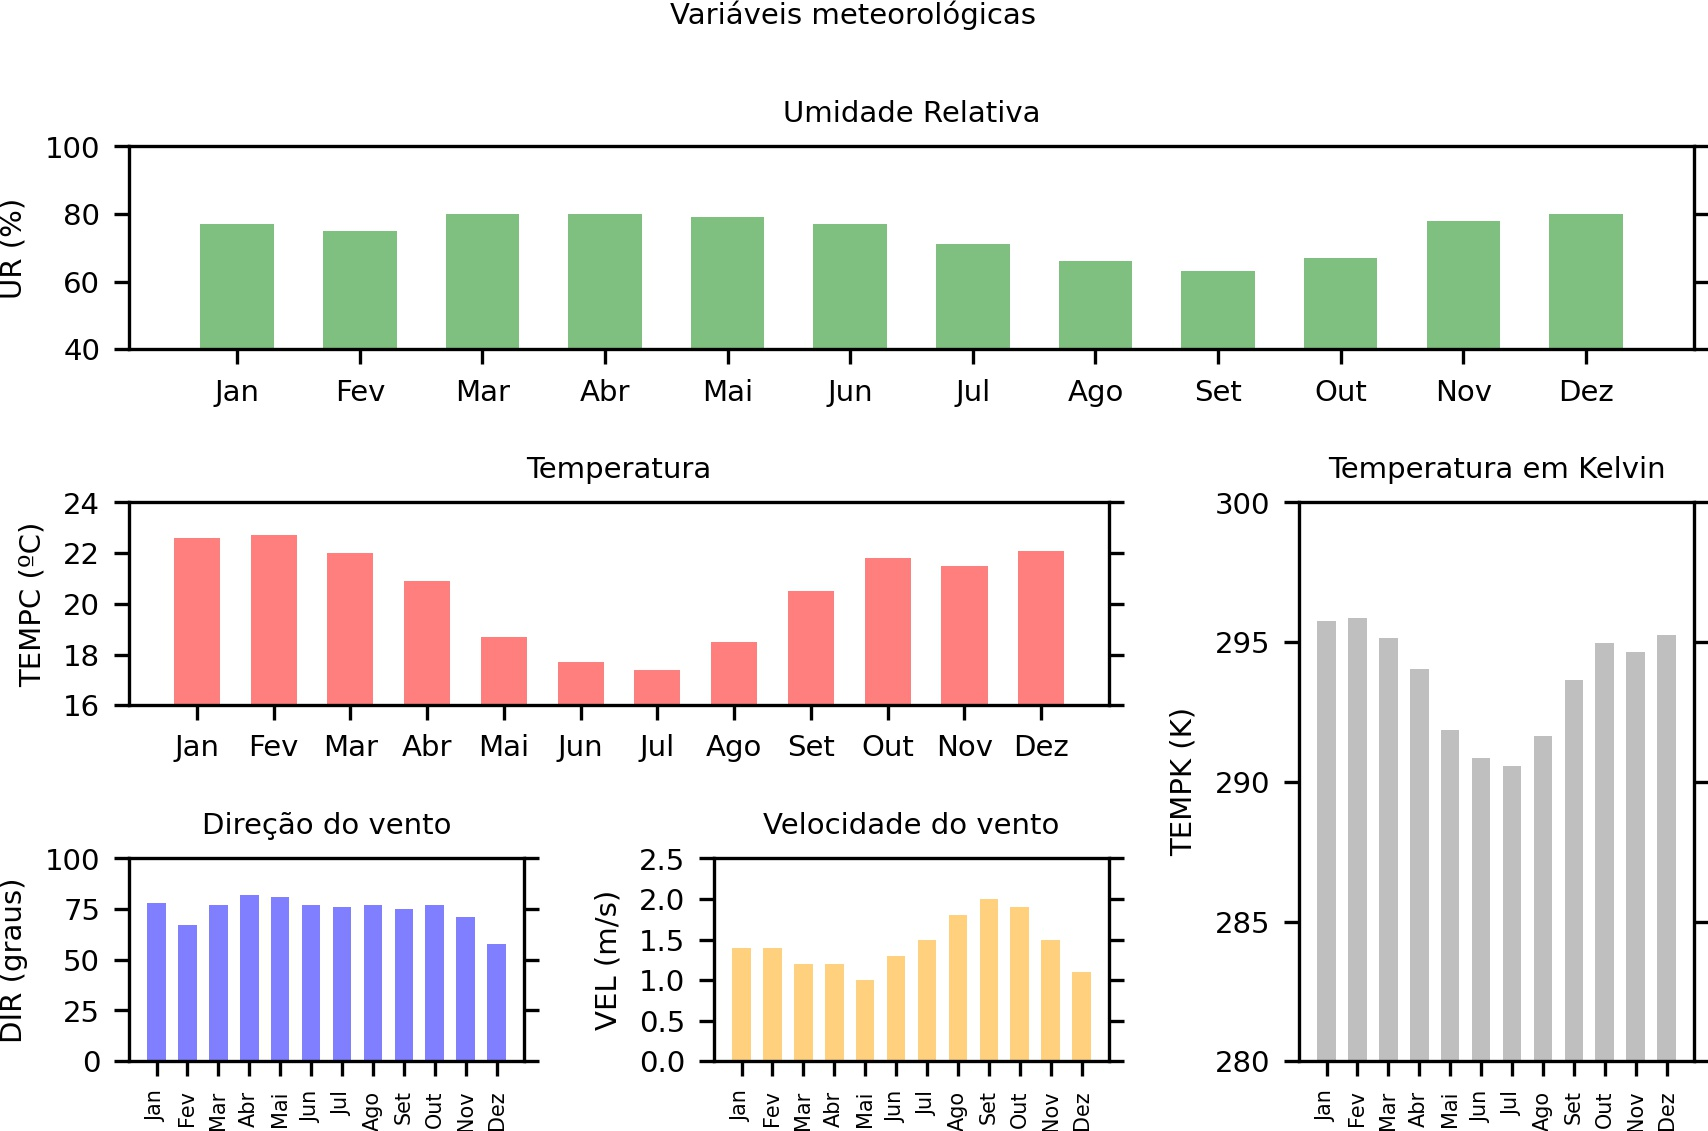

Generate this figure with Python:
import pandas as pd
import matplotlib.pyplot as plt
import matplotlib.gridspec as gridspec

# Leitura do arquivo.
df = pd.read_csv('../dados/texto/ERA5.Climatologia.txt', sep= '\t', names=['Mês', 'Umidade Relativa', 'Temperatura', 'VelVento', 'DirVento'])

mes = df['Mês']
ur = df['Umidade Relativa']
temp = df['Temperatura']
vel = df['VelVento']
dir = df['DirVento']
tempk = temp + 273.15  # De Celsius para Kelvin.

# O figsize define o tamanho e a largura da figura.
plt.figure(figsize=(6, 4))

nlin = 3  # 2 linhas.
ncol = 3  # 2 coluna.

# Define quantas figuras serão geradas.
gs = gridspec.GridSpec(nlin, ncol)

# Plot de cada série de dados e sua posição na figura.
ax1 = plt.subplot(gs[0, :])
ax1.bar(mes, ur, color='green', alpha=0.5, width=0.6)

ax2 = plt.subplot(gs[1, :-1])
ax2.bar(mes, temp, color='red', alpha=0.5, width=0.6)

ax3 = plt.subplot(gs[1:, -1])
ax3.bar(mes, tempk, color='gray', alpha=0.5, width=0.6)

ax4 = plt.subplot(gs[-1, 0])
ax4.bar(mes, dir, color='blue', alpha=0.5, width=0.6)

ax5 = plt.subplot(gs[-1, -2])
ax5.bar(mes, vel, color='orange', alpha=0.5, width=0.6)

# Título principal da figura.
plt.suptitle('Variáveis meteorológicas', fontsize=7)  

# Título de cada figura e o seu tamanho.
ax1.set_title('Umidade Relativa', fontsize=7)
ax2.set_title('Temperatura', fontsize=7)
ax3.set_title('Temperatura em Kelvin', fontsize=7)
ax4.set_title('Direção do vento', fontsize=7)
ax5.set_title('Velocidade do vento', fontsize=7)

# Tamanho dos rótulos do eixo x inferior.
ax1.tick_params(labelsize=7)  
ax2.tick_params(labelsize=7)
ax3.tick_params(axis='x', labelsize=5, rotation=90)
ax4.tick_params(axis='x', labelsize=5, rotation=90)
ax5.tick_params(axis='x', labelsize=5, rotation=90)

# Título do eixo y e o seu tamanho.
ax1.set_ylabel('UR (%)', fontsize=7)
ax2.set_ylabel('TEMPC (ºC)', fontsize=7)
ax3.set_ylabel('TEMPK (K)', fontsize=7)
ax4.set_ylabel('DIR (grau)', fontsize=7)
ax5.set_ylabel('VEL (m/s)', fontsize=7)

# Define os valores mínimo e máximo do eixo y de cada ax.
ax1.set_ylim(40, 100)
ax2.set_ylim(16, 24)
ax3.set_ylim(280, 300)
ax4.set_ylim(0, 100)
ax5.set_ylim(0, 2)

# Define os rótulo que vão aparecer no eixo y.
ax1.set_yticks(ticks=[40, 60, 80, 100])
ax2.set_yticks(ticks=[16, 18, 20, 22, 24])
ax3.set_yticks(ticks=[280, 285, 290, 295, 300])
ax4.set_yticks(ticks=[0, 25, 50, 75, 100])
ax5.set_yticks(ticks=[0, 0.5, 1.0, 1.5, 2.0, 2.5])

# Tamanho dos rótulos do eixo y esquerdo.
ax1.tick_params(axis='y', right=True, labelsize=7)
ax2.tick_params(axis='y', right=True, labelsize=7)
ax3.tick_params(axis='y', right=True, labelsize=7)
ax4.tick_params(axis='y', right=True,labelsize=7)
ax5.tick_params(axis='y', right=True,labelsize=7)

# Ajusta automaticamente os espaços entre as figuras.
plt.tight_layout()

# Salva a figura no formato ".jpg" com dpi=300 e remove espaços excedentes.
plt.savefig('ex05.jpg', transparent=True, dpi=300, bbox_inches='tight', pad_inches=0)